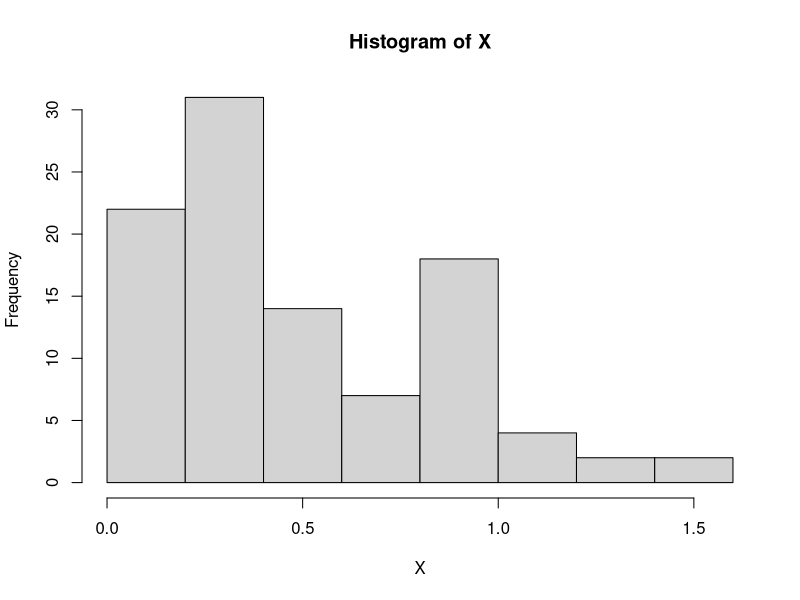
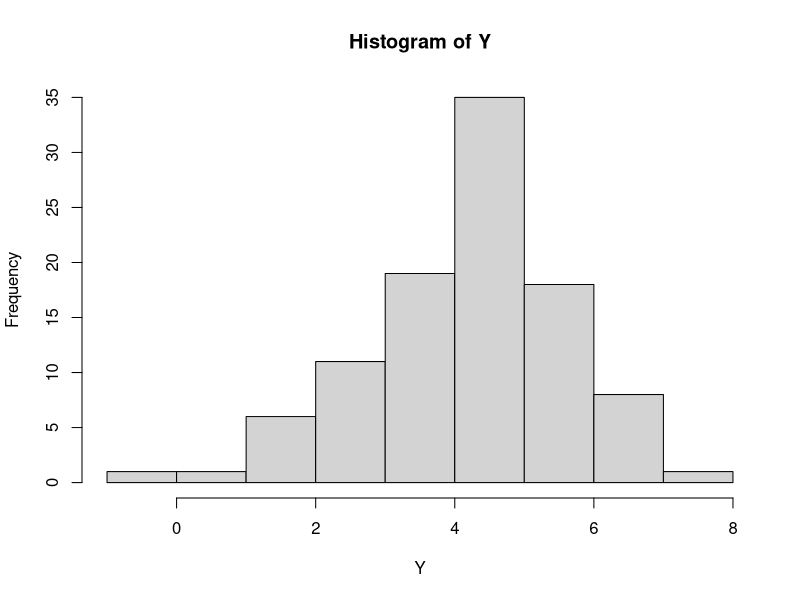

Here is the R script that generated these plots, in order:
X<-sort(c(6.0, 2.3, 4.8, 5.6, 4.5, 3.4, 3.3, 1.9, 4.8, 4.5))
Z<- (X-mean(X))/sd(X) #sd desviacion estadndar #SE ESTANDARIZA
F0<- pnorm(Z) #funcion de distribucion acumulada teorica
Fn<-seq(1,10)/10# FDA EMPIRICA
Dmas<- max(Fn-F0)
Dmenos<- max(F0-Fn+1/10)

X<-runif(100, min=1, max=5) #veo si siguen una districubion normal de media 4.1 y desviacion estandar 1.82
Y<-rnorm(100, mean=4.1, sd=sqrt(1.82))
ks.test(X, Y) #X: VALORES OBSERVADOS, Y:  VALORES TEORICOS, me arroja el p_value
#alfa=0.05 siempre, si acepto entonces sigue la distribucion 
ks.test(X, Y)$p.value #me arroja el p_value
#si el p_value es mayor a 0.05, entonces acepto la hipotesis nula de que los datos siguen una distribucion normal


X<-rexp(100, rate=2) 
Y<-rnorm(100, mean=4.1, sd=sqrt(1.82))
hist(X)
hist(Y)
ks.test(X, Y)$p.value #me arroja el p_value

